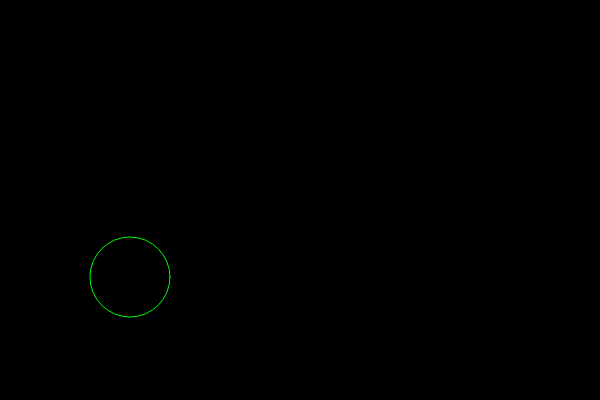
Frame 1 (no input)
Frame 60 (no input): identical to frame 1, image omitted
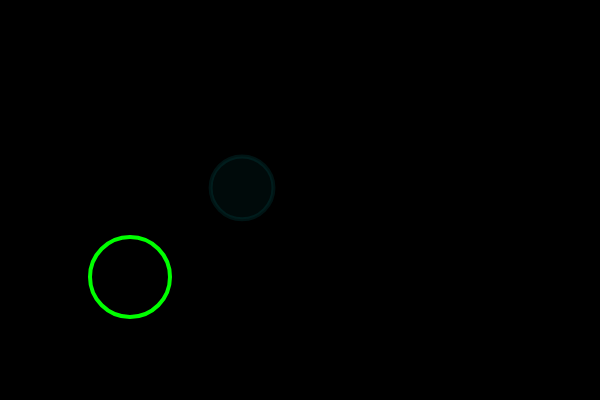
Frame 120 (the mouse pressed at the canvas centre since frame 60)

The p5.js sketch that drew these frames (run headless with seeded random() and noise() and a simulated clock; from frame 60 on, the mouse is pressed at the canvas centre):

// p5.js sketch
// ── sketch.js
/*
  Modification of Copy of the code from Coding Train 7.3 UPDATED VER 10/17
  Practice using for loops to create objects in arrays utilizing Class definitions

  Goal - create bubbles that errupt from a "blower" when clicking or dragging the mouse
*/


let bubbles = [];

function setup() {
  createCanvas(600, 400);
}

function mousePressed() {
  let r = random(10, 40);
  let b = new Bubble(130, 277, r);
  bubbles.push(b);
}

//make each bubble appear from the "blower"
function mouseDragged() {
  let r = random(10, 40);
  let b = new Bubble(130, 277, r);
  bubbles.push(b);
}

function draw() {
  background(0);
  
  stroke(0,255,0)
  noFill()
  ellipse(130,277,80)

  for (i = 0; i < bubbles.length; i++) {
    bubbles[i].move();
    bubbles[i].show();
  }
  
}


class Bubble {
  constructor(x, y, r) {
    this.x = x
    this.y = y
    this.r = r
  }
  //bubbles will move off screen with enough randomness to look like blowing in the wind
  move() {
    this.x = this.x + random(-1, 5);
    this.y = this.y + random(0,-3);
  }

  show() {
    stroke(0, 255, 255,20);
    strokeWeight(4);
    fill(0, 255, 255,10);
    ellipse(this.x, this.y, this.r * 2);
  }
}
